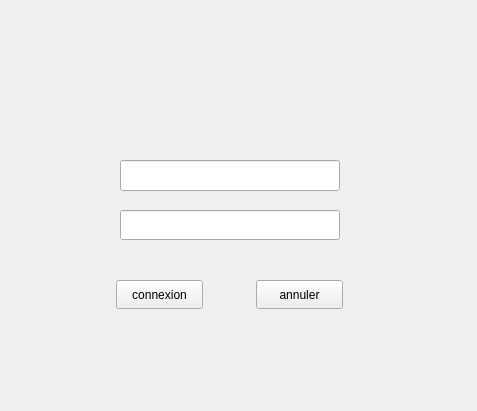
<?xml version="1.0" encoding="UTF-8"?>
<ui version="4.0">
 <class>Form</class>
 <widget class="QWidget" name="Form">
  <property name="geometry">
   <rect>
    <x>0</x>
    <y>0</y>
    <width>477</width>
    <height>411</height>
   </rect>
  </property>
  <property name="minimumSize">
   <size>
    <width>477</width>
    <height>411</height>
   </size>
  </property>
  <property name="maximumSize">
   <size>
    <width>477</width>
    <height>411</height>
   </size>
  </property>
  <property name="windowTitle">
   <string>Form</string>
  </property>
  <property name="styleSheet">
   <string notr="true"/>
  </property>
  <widget class="QPushButton" name="cnx">
   <property name="geometry">
    <rect>
     <x>116</x>
     <y>280</y>
     <width>87</width>
     <height>29</height>
    </rect>
   </property>
   <property name="cursor">
    <cursorShape>PointingHandCursor</cursorShape>
   </property>
   <property name="text">
    <string>connexion</string>
   </property>
  </widget>
  <widget class="QPushButton" name="cancel">
   <property name="geometry">
    <rect>
     <x>256</x>
     <y>280</y>
     <width>87</width>
     <height>29</height>
    </rect>
   </property>
   <property name="cursor">
    <cursorShape>PointingHandCursor</cursorShape>
   </property>
   <property name="text">
    <string>annuler</string>
   </property>
  </widget>
  <widget class="QLabel" name="label">
   <property name="geometry">
    <rect>
     <x>60</x>
     <y>10</y>
     <width>381</width>
     <height>141</height>
    </rect>
   </property>
   <property name="text">
    <string/>
   </property>
   <property name="alignment">
    <set>Qt::AlignCenter</set>
   </property>
  </widget>
  <widget class="QLineEdit" name="username">
   <property name="geometry">
    <rect>
     <x>120</x>
     <y>160</y>
     <width>220</width>
     <height>31</height>
    </rect>
   </property>
   <property name="frame">
    <bool>true</bool>
   </property>
   <property name="alignment">
    <set>Qt::AlignCenter</set>
   </property>
   <property name="placeholderText">
    <string/>
   </property>
   <property name="cursorMoveStyle">
    <enum>Qt::LogicalMoveStyle</enum>
   </property>
   <property name="clearButtonEnabled">
    <bool>true</bool>
   </property>
  </widget>
  <widget class="QLineEdit" name="passwrd">
   <property name="geometry">
    <rect>
     <x>120</x>
     <y>210</y>
     <width>220</width>
     <height>30</height>
    </rect>
   </property>
   <property name="echoMode">
    <enum>QLineEdit::Password</enum>
   </property>
   <property name="alignment">
    <set>Qt::AlignCenter</set>
   </property>
   <property name="clearButtonEnabled">
    <bool>true</bool>
   </property>
  </widget>
 </widget>
 <resources/>
 <connections>
  <connection>
   <sender>cancel</sender>
   <signal>clicked()</signal>
   <receiver>Form</receiver>
   <slot>close()</slot>
   <hints>
    <hint type="sourcelabel">
     <x>303</x>
     <y>288</y>
    </hint>
    <hint type="destinationlabel">
     <x>466</x>
     <y>402</y>
    </hint>
   </hints>
  </connection>
 </connections>
</ui>
